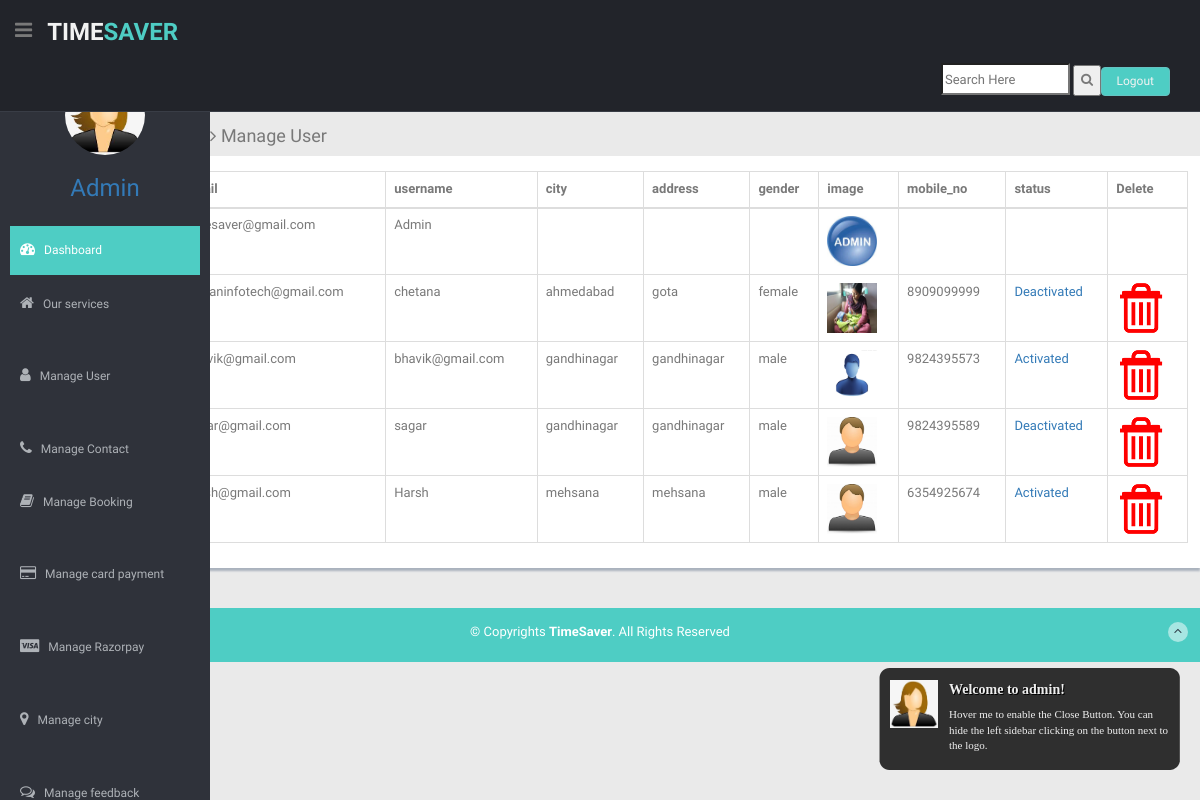
Screenshot of /admin/user.php with the database file from the repository.
### tables this page shows
CREATE TABLE `tbl_register` (
  `register_id` int(5) NOT NULL,
  `email` varchar(50) NOT NULL,
  `password` varchar(50) NOT NULL,
  `username` varchar(50) NOT NULL,
  `city` varchar(50) NOT NULL,
  `address` text NOT NULL,
  `gender` varchar(10) NOT NULL,
  `image` varchar(50) NOT NULL,
  `mobile_no` varchar(10) NOT NULL,
  `otp` int(5) NOT NULL,
  `type` varchar(255) NOT NULL DEFAULT 'user',
  `status` bit(1) NOT NULL,
  `is_deleted` int(11) NOT NULL DEFAULT 0
);

### admin/user.php (the view, shortened to what this page needs)
<?php
include("header.php");
include("sidebar.php");
include("config.php");
?>
        <section id="main-content">
      <section class="wrapper">
        <h3 style="margin-left:-209px"><i class="fa fa-angle-right"></i> TABLE</h3>
        <div class="row mb">
        <h4><i class="fa fa-angle-right"></i> Manage User</h4>
          <div class="content-panel" style="margin-left:-200px">
            <div class="adv-table">
              <table cellpadding="0" style="    width: 85%;
    margin-left: 14%;" cellspacing="0" border="0" class="display table table-bordered" id="hidden-table-info">
                <thead>
                  <tr>
                  <th class="hidden-phone">email</th>
                    <th class="hidden-phone">username</th>
                    <th class="hidden-phone">city</th>
                    <th class="hidden-phone">address</th>
                    <th class="hidden-phone">gender</th>
                    <th class="hidden-phone">image</th>
                    <th class="hidden-phone">mobile_no</th>
                    <th class="hidden-phone">status</th>
                    <th class="hidden-phone">Delete</th>
                  </tr>
                </thead>
                <tbody>
                  <tr class="gradeX">
                  <?php
$sql="select * from tbl_register where is_deleted=0";
$result=mysqli_query($con,$sql);
while($row=mysqli_fetch_array($result))
{
  if($row['status'] == 1){
    $status = 'Activated';
  }else{
    $status = "Deactivated";
  }
    ?>
    <tr>
        <td><?php echo $row['email'];?></td>
        <td><?php echo $row['username'];?></td>
        <td><?php echo $row['city'];?></td>
        <td><?php echo $row['address'];?></td>
        <td><?php echo $row['gender'];?></td>
        <td><img src="../registerimage/<?php echo $row['image'];?>" style="width:50px;height:50px;"></td>
        <td><?php echo $row['mobile_no'];?></td>
       <td>
        <?php if($row['register_id'] != 1){ ?>
          <a href="user.php?user_id=<?php echo $row['register_id'];?>&status=<?php echo $row['status'];?>"><?php echo $status; ?></a>
        <?php } ?>
        </td>
        <td>
        <?php if($row['register_id'] != 1){ ?>
          <a href="user.php?register_id=<?php echo $row['register_id'];?>">
            <img src="img/delete.png">
          </a>
        <?php } ?>
        </td>
</tr>
<?php
}
?>
                  </tr>
                </tbody>
              </table>
            </div>
          </div>
        </div>
      </section>
    </section>
<?php
include("footer.php");
?>

### admin/css/style.css (style rules this page uses)
body { color: #797979; background: #eaeaea; font-family: 'Ruda', sans-serif; padding: 0px !important; margin: 0px !important; font-size:13px; }
a, a:hover, a:focus { text-decoration: none; outline: none; }
.mb { margin-bottom: 25px; }
#main-content { margin-left: 210px; }
.wrapper { display: inline-block; margin-top: 60px; padding-left: 15px; padding-right: 15px; padding-bottom: 15px; padding-top: 0px; width: 100%; }
.content-panel { background: #ffffff; box-shadow: 0px 3px 2px #aab2bd; padding-top: 15px; padding-bottom: 5px; }

### rows the page displays
tbl_register: email "timesaver@gmail.com", username "Admin", image (picture)
tbl_register: email "nivaaninfotech@gmail.com", username "chetana", city "ahmedabad", address "gota", gender "female", image (picture), mobile_no "8909099999", status "Deactivated"
tbl_register: email "bhavik@gmail.com", username "bhavik@gmail.com", city "gandhinagar", address "gandhinagar", gender "male", image (picture), mobile_no "9824395573", status "Activated"
tbl_register: email "sagar@gmail.com", username "sagar", city "gandhinagar", address "gandhinagar", gender "male", image (placeholder picture), mobile_no "9824395589", status "Deactivated"
tbl_register: email "harsh@gmail.com", username "Harsh", city "mehsana", address "mehsana", gender "male", image (placeholder picture), mobile_no "6354925674", status "Activated"
